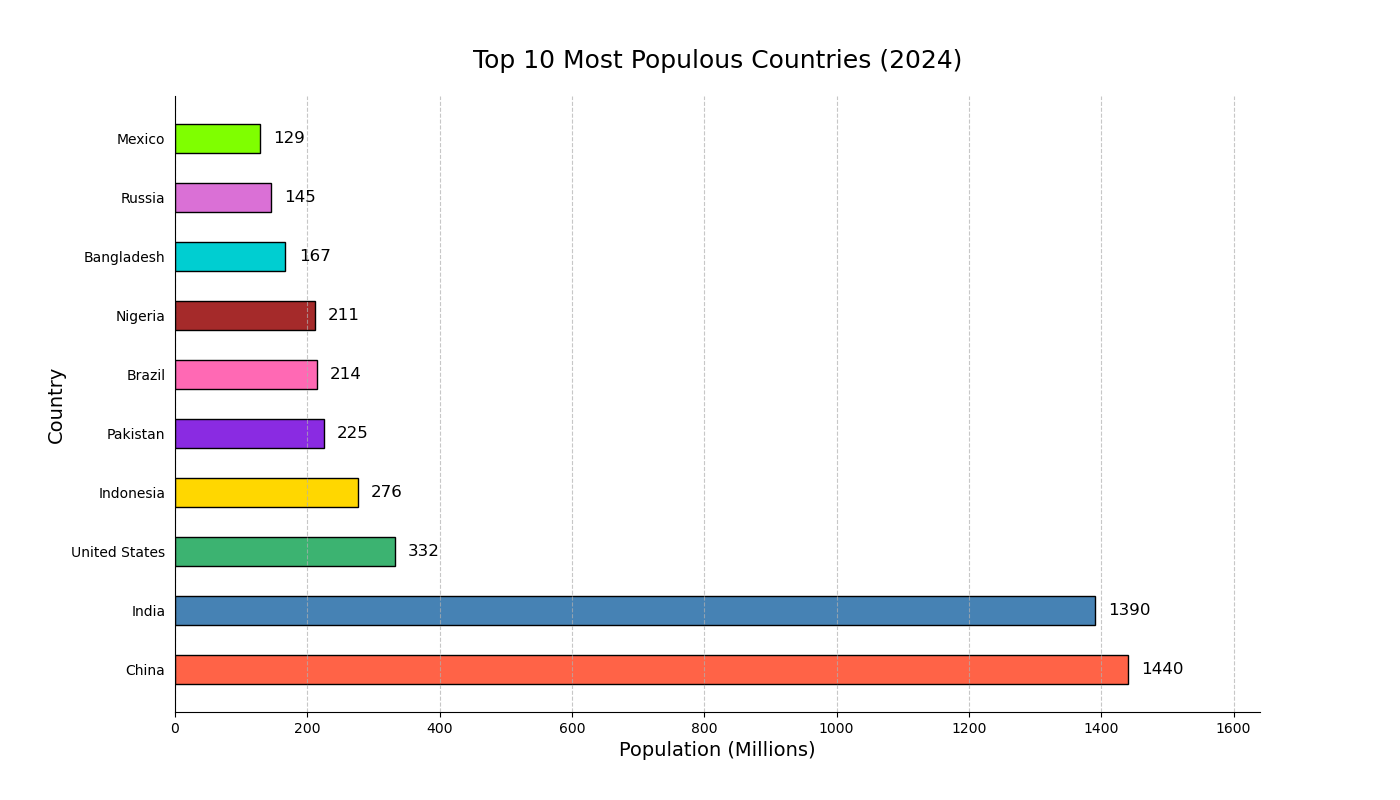

Generate this figure with Python:
import matplotlib.pyplot as plt

# Data for plotting
countries = ['China', 'India', 'United States', 'Indonesia', 'Pakistan', 'Brazil', 'Nigeria', 'Bangladesh', 'Russia', 'Mexico']
population = [1440, 1390, 332, 276, 225, 214, 211, 167, 145, 129]

# Define the colors for each bar
colors = ['#FF6347', '#4682B4', '#3CB371', '#FFD700', '#8A2BE2', '#FF69B4', '#A52A2A', '#00CED1', '#DA70D6', '#7FFF00']

fig, ax = plt.subplots(figsize=(14, 8))

# Create horizontal bars
ax.barh(countries, population, color=colors, edgecolor='black', height=0.5)

# Set chart title and labels
ax.set_title('Top 10 Most Populous Countries (2024)', fontsize=18, pad=20)
ax.set_xlabel('Population (Millions)', fontsize=14)
ax.set_ylabel('Country', fontsize=14)

# Set the limits for the x-axis
ax.set_xlim(0, max(population) + 200)

# Show the actual data points on the bars
for i, v in enumerate(population):
    ax.text(v + 20, i, str(v), color='black', va='center', fontsize=12)

# Removing the spines
ax.spines['right'].set_visible(False)
ax.spines['top'].set_visible(False)

# Turn off y ticks for cleaner look
ax.yaxis.set_ticks_position('none')

# Show grid
ax.grid(axis='x', linestyle='--', alpha=0.7)

# Show the plot
plt.show()
